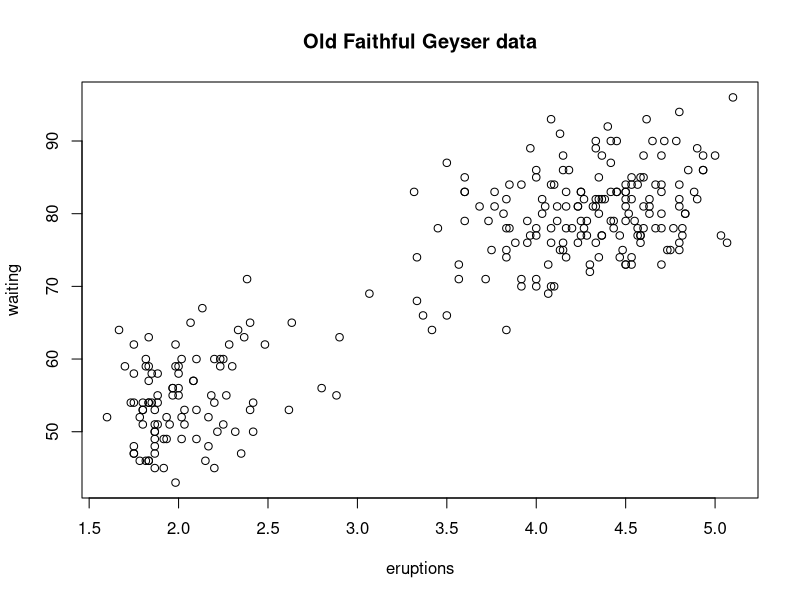
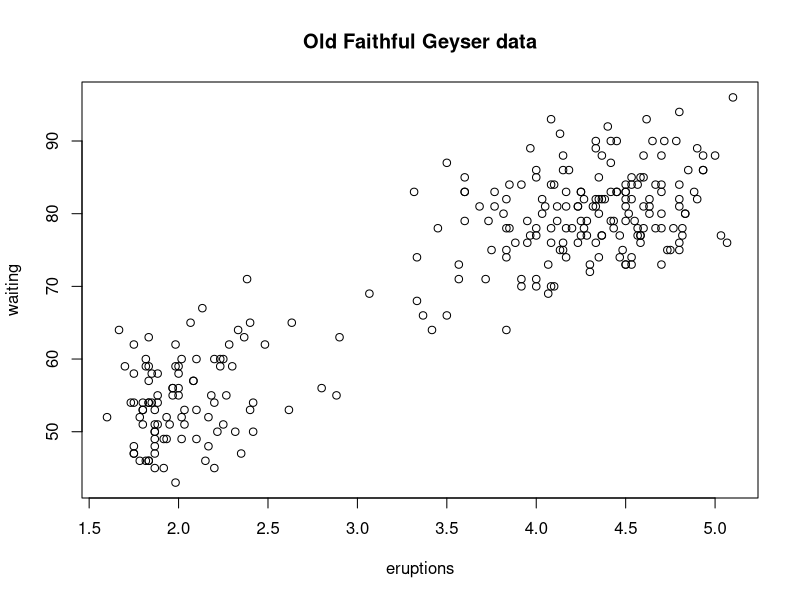

These figures' R source, in order:
## how does a plot get created?

## the first approach
library(datasets)
with(faithful, plot(eruptions, waiting))  ## make plot appear on screen device
title(main = "Old Faithful Geyser data")  ## annotate with a title

## the second approach
pdf(file = "myplot.pdf")  ## open PDF device; create 'myplot.pdf' in my working directory
## create plot and send to a file (no plot appears on screen)
with(faithful, plot(eruptions, waiting))
title(main = "Old Faithful Geyser data")  ## annotate plot; still nothing in screen
dev.off()  ## Close the PDF file device
## Now you can view the fiel 'myplot.pdf' on your computer